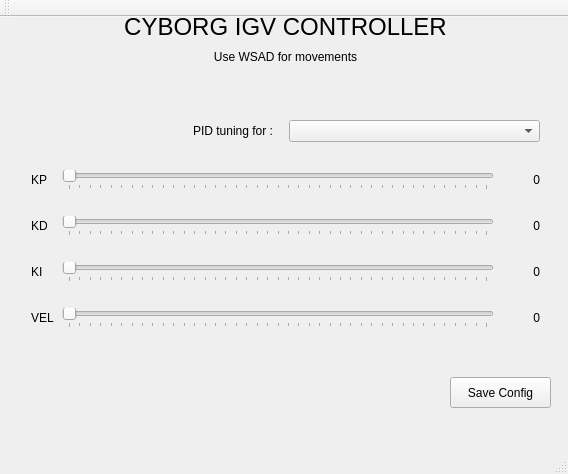
<?xml version="1.0" encoding="UTF-8"?>
<ui version="4.0">
 <class>MainWindow</class>
 <widget class="QMainWindow" name="MainWindow">
  <property name="geometry">
   <rect>
    <x>0</x>
    <y>0</y>
    <width>568</width>
    <height>474</height>
   </rect>
  </property>
  <property name="windowTitle">
   <string>MainWindow</string>
  </property>
  <widget class="QWidget" name="centralWidget">
   <widget class="QLabel" name="myLabel">
    <property name="geometry">
     <rect>
      <x>0</x>
      <y>30</y>
      <width>571</width>
      <height>20</height>
     </rect>
    </property>
    <property name="text">
     <string>Use WSAD for movements</string>
    </property>
    <property name="alignment">
     <set>Qt::AlignCenter</set>
    </property>
   </widget>
   <widget class="QLabel" name="heading">
    <property name="geometry">
     <rect>
      <x>0</x>
      <y>0</y>
      <width>571</width>
      <height>20</height>
     </rect>
    </property>
    <property name="font">
     <font>
      <pointsize>18</pointsize>
     </font>
    </property>
    <property name="text">
     <string>CYBORG IGV CONTROLLER</string>
    </property>
    <property name="textFormat">
     <enum>Qt::AutoText</enum>
    </property>
    <property name="alignment">
     <set>Qt::AlignCenter</set>
    </property>
   </widget>
   <widget class="QWidget" name="verticalLayoutWidget">
    <property name="geometry">
     <rect>
      <x>20</x>
      <y>70</y>
      <width>531</width>
      <height>275</height>
     </rect>
    </property>
    <layout class="QVBoxLayout" name="verticalLayout">
     <item>
      <layout class="QHBoxLayout" name="horizontalLayout">
       <item>
        <widget class="QLabel" name="label">
         <property name="text">
          <string>PID tuning for :   </string>
         </property>
         <property name="alignment">
          <set>Qt::AlignRight|Qt::AlignTrailing|Qt::AlignVCenter</set>
         </property>
        </widget>
       </item>
       <item>
        <widget class="QComboBox" name="comboBox">
         <property name="currentIndex">
          <number>-1</number>
         </property>
        </widget>
       </item>
      </layout>
     </item>
     <item>
      <layout class="QGridLayout" name="gridLayout">
       <item row="6" column="1">
        <widget class="QSlider" name="hs_vel">
         <property name="maximum">
          <number>400</number>
         </property>
         <property name="singleStep">
          <number>1</number>
         </property>
         <property name="orientation">
          <enum>Qt::Horizontal</enum>
         </property>
         <property name="tickPosition">
          <enum>QSlider::TicksBelow</enum>
         </property>
         <property name="tickInterval">
          <number>0</number>
         </property>
        </widget>
       </item>
       <item row="2" column="0">
        <widget class="QLabel" name="lkd">
         <property name="text">
          <string>KD</string>
         </property>
        </widget>
       </item>
       <item row="0" column="1">
        <widget class="QSlider" name="hs_kp">
         <property name="maximum">
          <number>400</number>
         </property>
         <property name="orientation">
          <enum>Qt::Horizontal</enum>
         </property>
         <property name="tickPosition">
          <enum>QSlider::TicksBelow</enum>
         </property>
        </widget>
       </item>
       <item row="4" column="1">
        <widget class="QSlider" name="hs_ki">
         <property name="maximum">
          <number>400</number>
         </property>
         <property name="singleStep">
          <number>1</number>
         </property>
         <property name="orientation">
          <enum>Qt::Horizontal</enum>
         </property>
         <property name="tickPosition">
          <enum>QSlider::TicksBelow</enum>
         </property>
         <property name="tickInterval">
          <number>0</number>
         </property>
        </widget>
       </item>
       <item row="2" column="1">
        <widget class="QSlider" name="hs_kd">
         <property name="focusPolicy">
          <enum>Qt::StrongFocus</enum>
         </property>
         <property name="maximum">
          <number>400</number>
         </property>
         <property name="orientation">
          <enum>Qt::Horizontal</enum>
         </property>
         <property name="tickPosition">
          <enum>QSlider::TicksBelow</enum>
         </property>
         <property name="tickInterval">
          <number>0</number>
         </property>
        </widget>
       </item>
       <item row="1" column="0">
        <spacer name="verticalSpacer_2">
         <property name="orientation">
          <enum>Qt::Vertical</enum>
         </property>
         <property name="sizeType">
          <enum>QSizePolicy::Fixed</enum>
         </property>
         <property name="sizeHint" stdset="0">
          <size>
           <width>25</width>
           <height>20</height>
          </size>
         </property>
        </spacer>
       </item>
       <item row="0" column="0">
        <widget class="QLabel" name="lkp">
         <property name="text">
          <string>KP</string>
         </property>
        </widget>
       </item>
       <item row="0" column="2">
        <widget class="QLabel" name="vkp">
         <property name="text">
          <string>0</string>
         </property>
         <property name="alignment">
          <set>Qt::AlignRight|Qt::AlignTrailing|Qt::AlignVCenter</set>
         </property>
        </widget>
       </item>
       <item row="2" column="2">
        <widget class="QLabel" name="vkd">
         <property name="text">
          <string>0</string>
         </property>
         <property name="alignment">
          <set>Qt::AlignRight|Qt::AlignTrailing|Qt::AlignVCenter</set>
         </property>
        </widget>
       </item>
       <item row="4" column="0">
        <widget class="QLabel" name="lki">
         <property name="text">
          <string>KI</string>
         </property>
        </widget>
       </item>
       <item row="4" column="2">
        <widget class="QLabel" name="vki">
         <property name="text">
          <string>0</string>
         </property>
         <property name="alignment">
          <set>Qt::AlignRight|Qt::AlignTrailing|Qt::AlignVCenter</set>
         </property>
        </widget>
       </item>
       <item row="3" column="0">
        <spacer name="verticalSpacer_3">
         <property name="orientation">
          <enum>Qt::Vertical</enum>
         </property>
         <property name="sizeType">
          <enum>QSizePolicy::Fixed</enum>
         </property>
         <property name="sizeHint" stdset="0">
          <size>
           <width>25</width>
           <height>20</height>
          </size>
         </property>
        </spacer>
       </item>
       <item row="1" column="2">
        <spacer name="horizontalSpacer">
         <property name="orientation">
          <enum>Qt::Horizontal</enum>
         </property>
         <property name="sizeType">
          <enum>QSizePolicy::Fixed</enum>
         </property>
         <property name="sizeHint" stdset="0">
          <size>
           <width>40</width>
           <height>20</height>
          </size>
         </property>
        </spacer>
       </item>
       <item row="6" column="2">
        <widget class="QLabel" name="v_vel">
         <property name="text">
          <string>0</string>
         </property>
         <property name="alignment">
          <set>Qt::AlignRight|Qt::AlignTrailing|Qt::AlignVCenter</set>
         </property>
        </widget>
       </item>
       <item row="6" column="0">
        <widget class="QLabel" name="lvel">
         <property name="text">
          <string>VEL</string>
         </property>
        </widget>
       </item>
       <item row="5" column="0">
        <spacer name="verticalSpacer_4">
         <property name="orientation">
          <enum>Qt::Vertical</enum>
         </property>
         <property name="sizeType">
          <enum>QSizePolicy::Fixed</enum>
         </property>
         <property name="sizeHint" stdset="0">
          <size>
           <width>25</width>
           <height>20</height>
          </size>
         </property>
        </spacer>
       </item>
      </layout>
     </item>
    </layout>
   </widget>
   <widget class="QPushButton" name="pushButton">
    <property name="geometry">
     <rect>
      <x>450</x>
      <y>360</y>
      <width>101</width>
      <height>31</height>
     </rect>
    </property>
    <property name="text">
     <string>Save Config</string>
    </property>
   </widget>
  </widget>
  <widget class="QMenuBar" name="menuBar">
   <property name="geometry">
    <rect>
     <x>0</x>
     <y>0</y>
     <width>568</width>
     <height>25</height>
    </rect>
   </property>
  </widget>
  <widget class="QToolBar" name="mainToolBar">
   <attribute name="toolBarArea">
    <enum>TopToolBarArea</enum>
   </attribute>
   <attribute name="toolBarBreak">
    <bool>false</bool>
   </attribute>
  </widget>
  <widget class="QStatusBar" name="statusBar"/>
 </widget>
 <layoutdefault spacing="6" margin="11"/>
 <resources/>
 <connections/>
</ui>
